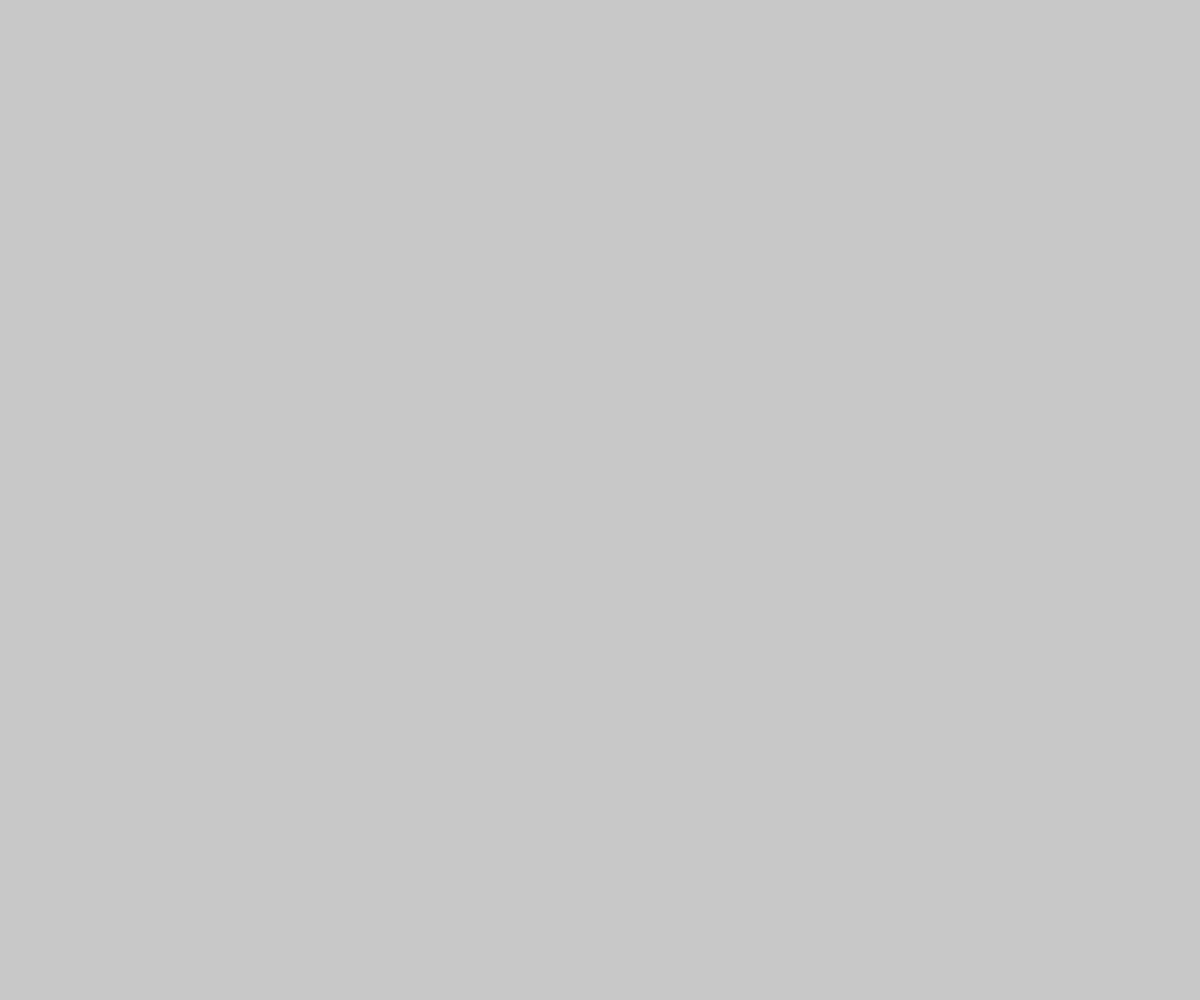
Frame 1 (no input)
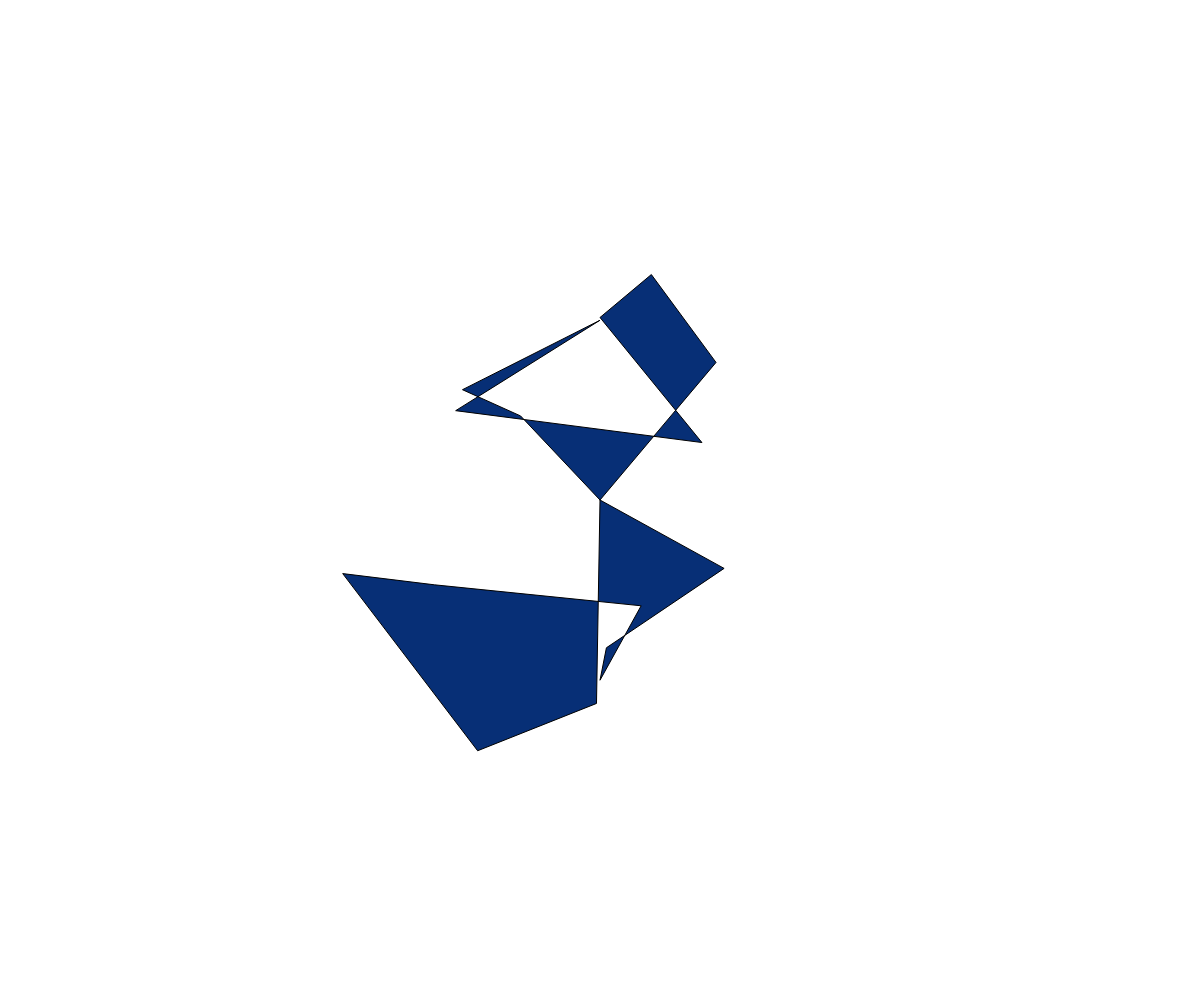
Frame 60 (no input)
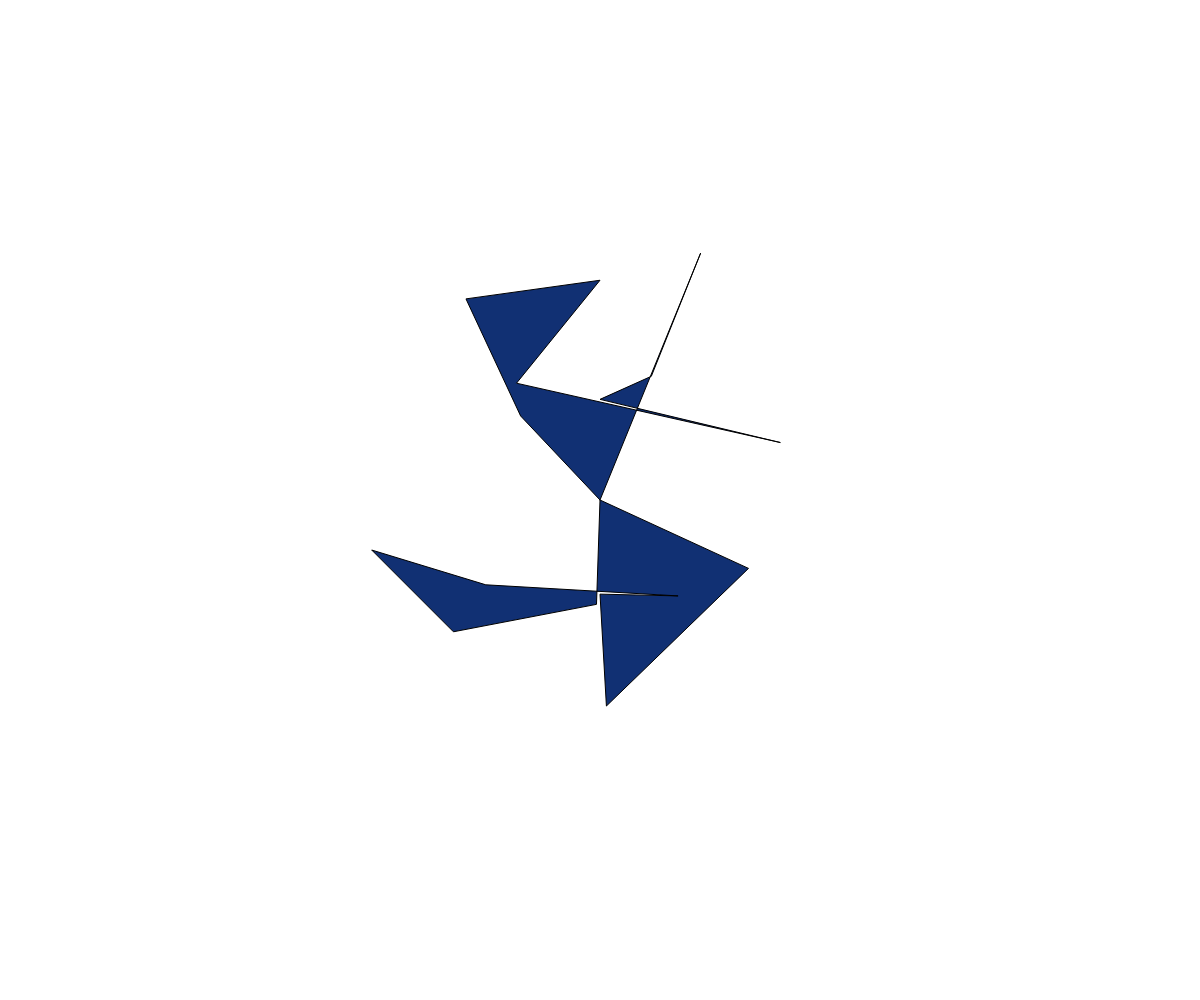
Frame 120 (the mouse pressed at the canvas centre since frame 60)

The p5.js sketch that drew these frames (run headless with seeded random() and noise() and a simulated clock; from frame 60 on, the mouse is pressed at the canvas centre):

// p5.js sketch
// ── sketch.js
function setup() {

  createCanvas(window.innerWidth,window.innerHeight);
  background(200,200,200);
  fill(30,30,30);


}
var t= 0;
function draw() {
  t++;
  if (t%5==0) {
    clear();
    translate(width/2, height/2);
    fill(random(1,30), random(40,70), random(100,130))
    beginShape();
    for (var i = 0; i < 18; i++) {
      var radius = 200;
      var x = random(cos(radians(i*20))*radius * i%100,cos(radians(i*20))*radius * i%300)
      var y = random(sin(radians(i*20))*radius * i%100,sin(radians(i*20))*radius * i%300)
      var cx = cos(radians(i-5.5))*radius*2;
      var cy = sin(radians(i-5.5))*radius*2;
      console.log(i)
      if (i < 180) {
        vertex(x, y);
      }
      else {
        quadraticVertex(cx,cy,x,y);
        quadraticVertex(cx+10,cy+10,x+10,y+10);
      }
    }
    endShape(CLOSE);
  }
}
